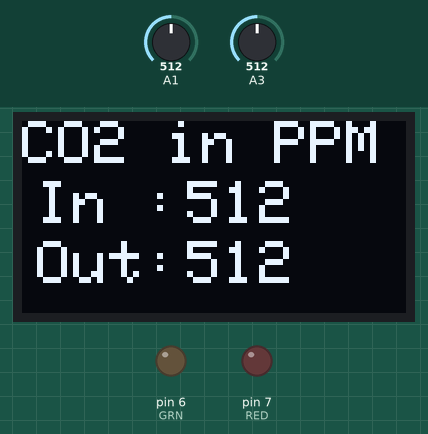
This sketch was run on a simulated Arduino Uno, built with avr-gcc and run on an emulated ATmega328P. Shown: 128×64 one-colour display, output pins drawn as LEDs (lit = HIGH). The inputs (shaded band) are chosen by the test bench; at power-on: A1 = 512, A3 = 512.

Above: at 3.2 s.
3.3 s: A1 set to 525
At 5.3 s:
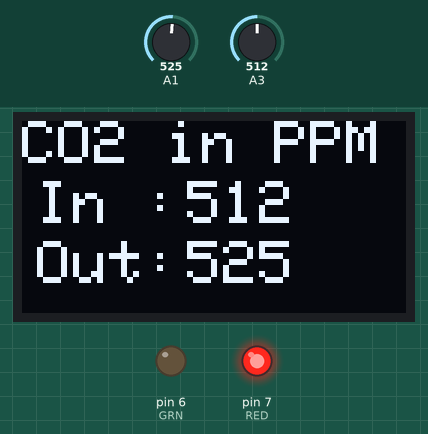
6.0 s: A1 set to 551
At 9.3 s:
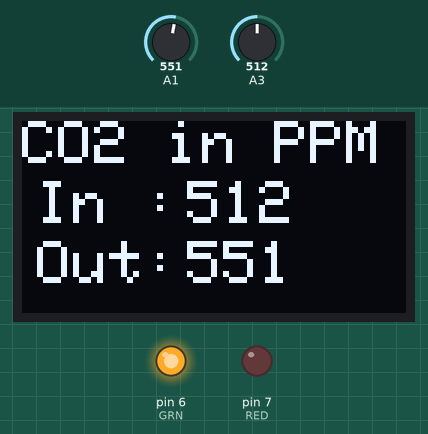
9.6 s: A3 set to 716
At 10.7 s:
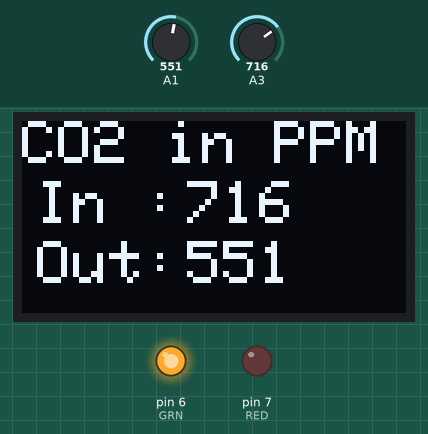
12.3 s: A3 set to 900
At 14.7 s:
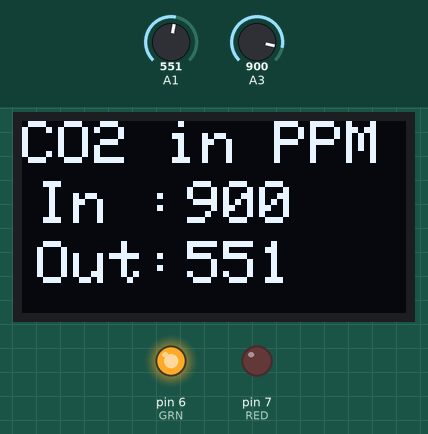
15.7 s: A1 set to 511
At 17.3 s:
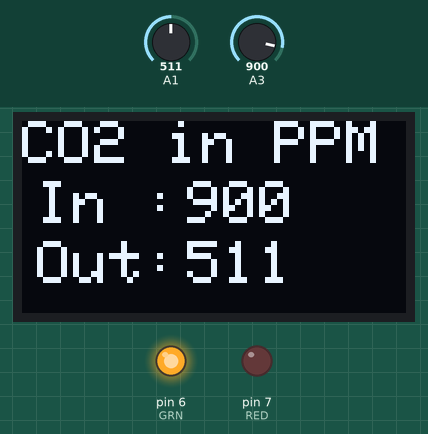
18.4 s: A3 set to 1023
At 21.3 s:
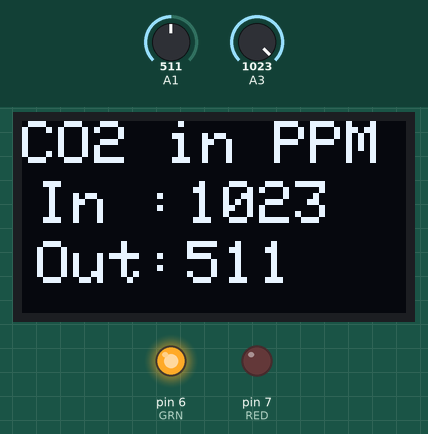
Timing chart, 0 to 22.8 s (numbered marks = the images above; inputs shaded):
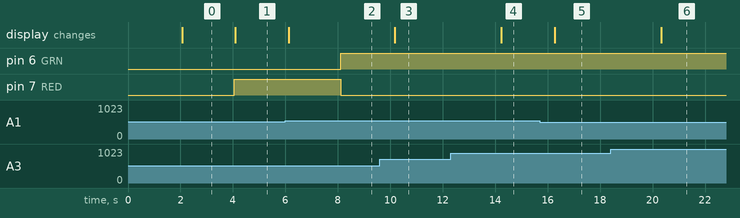

Measured:
- the behaviour switches between 537 and 538 on A1 (found by bisection; images 1 and 2)
- after the input at 3.3 s, the display: changes after 0.79 s (image 1)
- after the input at 6.0 s, pin 6 (GRN): LOW → HIGH after 2.1 s; pin 7 (RED): HIGH → LOW after 2.1 s; the display: changes after 0.12 s (image 2)
- after the input at 9.6 s, the display: changes after 0.58 s (image 3)
- after the input at 12.3 s, the display: changes after 1.9 s (image 4)
- after the input at 15.7 s, the display: changes after 0.57 s (image 5)
- after the input at 18.4 s, the display: changes after 1.9 s (image 6)

The sketch:

Carbon_Capture_Device.ino
```cpp
#include <Wire.h>
#include <Adafruit_GFX.h>
#include <Adafruit_SSD1306.h>

#define SCREEN_WIDTH 128 // OLED display width,  in pixels
#define SCREEN_HEIGHT 64 // OLED display height, in pixels
int sensorValue1;
int sensorValue2;
int RED = 7;
int GRN = 6;
// declare an SSD1306 display object connected to I2C
Adafruit_SSD1306 oled(SCREEN_WIDTH, SCREEN_HEIGHT, &Wire, 4);

void setup() {
  pinMode(RED, OUTPUT);
  pinMode(GRN, OUTPUT);
  Serial.begin(9600);

  // initialize OLED display with address 0x3C for 128x64
  if (!oled.begin(SSD1306_SWITCHCAPVCC, 0x3C)) {
    Serial.println(F("SSD1306 allocation failed"));
    while (true);
  }

  delay(2000); // wait for initializing
  oled.setCursor(0, 0);
}


void loop(){
  sensorValue1 = analogRead(3);
  sensorValue2 = analogRead(1);
//  sensorValue1 = digitalRead(0);
//  sensorValue2 = digitalRead(2);
  oled.clearDisplay();
  oled.setTextColor(SSD1306_WHITE);
  oled.setTextSize(2);
  oled.setCursor(0, 0);
  oled.println("CO2 in PPM");
  oled.setCursor(5, 20);
  oled.println("In : ");
  oled.setCursor(55, 20);
  oled.print(sensorValue1, DEC);
  oled.setCursor(5, 40);
  oled.println("Out: ");
  oled.setCursor(55, 40);
  oled.print(sensorValue2, DEC);
  oled.display();
  delay(2000);

  if (abs(sensorValue1 - sensorValue2) <= 25){
    digitalWrite(RED, HIGH);
    digitalWrite(GRN, LOW);

//    oled.setCursor(0, 0);
//    oled.setTextColor(SSD1306_WHITE);
//    oled.println("ATTENTION! CARTRIDGE FULL");

  }
  else {
    digitalWrite(GRN, HIGH);
    digitalWrite(RED, LOW);
       }
}
```
